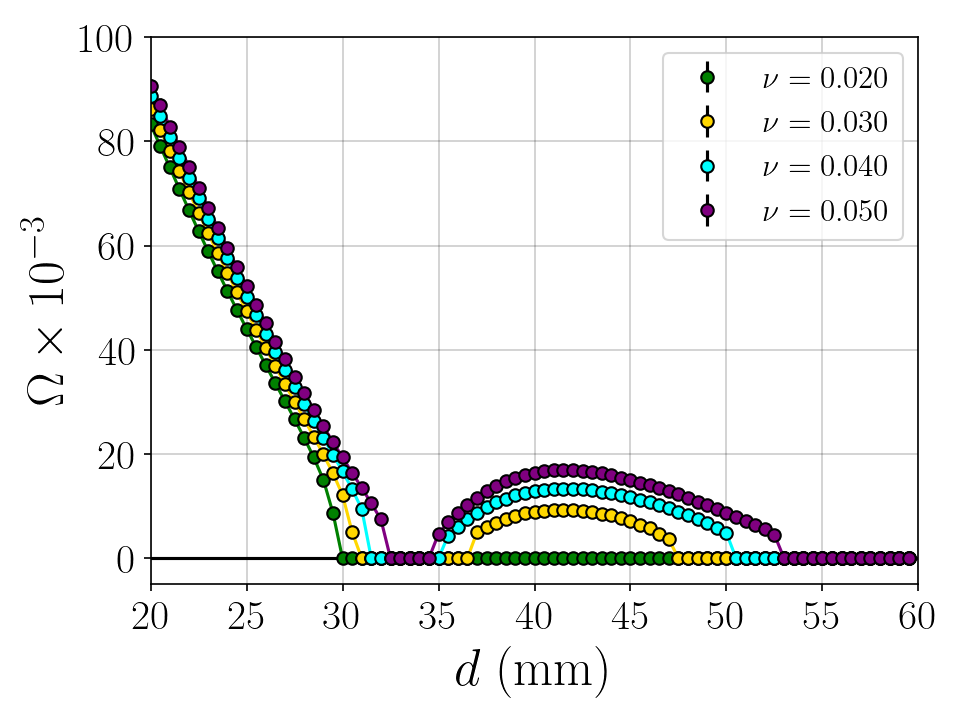

Here is the Python script that generated this plot:
from functions import *
from back_process import *
from time_integrators import *

if __name__ == '__main__':

    save_directory_01a = 'C:/mnustes_science/simulation_data/FD/PT_dimer/alpha=6.524/beta=1.000/mu=0.100/nu=0.020/sigma=6.000/gamma=0.185/analysis'
    save_directory_01b = 'C:/mnustes_science/simulation_data/FD/PT_dimer/alpha=6.524/beta=1.000/mu=0.100/nu=0.020/sigma=9.000/gamma=0.185/analysis'
    save_directory_01c = 'C:/mnustes_science/simulation_data/FD/PT_dimer/alpha=6.524/beta=1.000/mu=0.100/nu=0.020/sigma=12.000/gamma=0.185/analysis'
    save_directory_02 = 'C:/mnustes_science/simulation_data/FD/PT_dimer/alpha=6.524/beta=1.000/mu=0.100/nu=0.025/sigma=6.000/gamma=0.185/analysis'
    save_directory_03 = 'C:/mnustes_science/simulation_data/FD/PT_dimer/alpha=6.524/beta=1.000/mu=0.100/nu=0.030/sigma=6.000/gamma=0.185/analysis'
    save_directory_04 = 'C:/mnustes_science/simulation_data/FD/PT_dimer/alpha=6.524/beta=1.000/mu=0.100/nu=0.035/sigma=6.000/gamma=0.185/analysis'
    save_directory_05 = 'C:/mnustes_science/simulation_data/FD/PT_dimer/alpha=6.524/beta=1.000/mu=0.100/nu=0.040/sigma=6.000/gamma=0.185/analysis'
    save_directory_06 = 'C:/mnustes_science/simulation_data/FD/PT_dimer/alpha=6.524/beta=1.000/mu=0.100/nu=0.045/sigma=6.000/gamma=0.185/analysis'
    save_directory_07 = 'C:/mnustes_science/simulation_data/FD/PT_dimer/alpha=6.524/beta=1.000/mu=0.100/nu=0.050/sigma=6.000/gamma=0.185/analysis'

    save_directory_1000 = 'C:/mnustes_science/simulation_data/FD/PT_dimer/alpha=6.524/beta=1.000/mu=0.100/nu=0.100/sigma=16.000/gamma=0.240/analysis'

    distances_01a = np.loadtxt(save_directory_01a + '/dists.txt', delimiter=',')
    freqs_01a = np.loadtxt(save_directory_01a + '/freqs.txt', delimiter=',')
    #distances_02 = np.loadtxt(save_directory_02 + '/dists.txt', delimiter=',')
    #freqs_02 = np.loadtxt(save_directory_02 + '/freqs.txt', delimiter=',')
    distances_03 = np.loadtxt(save_directory_03 + '/dists.txt', delimiter=',')
    freqs_03 = np.loadtxt(save_directory_03 + '/freqs.txt', delimiter=',')
    #distances_04 = np.loadtxt(save_directory_04 + '/dists.txt', delimiter=',')
    #freqs_04 = np.loadtxt(save_directory_04 + '/freqs.txt', delimiter=',')
    distances_05 = np.loadtxt(save_directory_05 + '/dists.txt', delimiter=',')
    freqs_05 = np.loadtxt(save_directory_05 + '/freqs.txt', delimiter=',')
    #distances_06 = np.loadtxt(save_directory_06 + '/dists.txt', delimiter=',')
    #freqs_06 = np.loadtxt(save_directory_06 + '/freqs.txt', delimiter=',')
    distances_07 = np.loadtxt(save_directory_07 + '/dists.txt', delimiter=',')
    freqs_07 = np.loadtxt(save_directory_07 + '/freqs.txt', delimiter=',')

    #distances_01b = np.loadtxt(save_directory_01b + '/dists.txt', delimiter=',')
    #freqs_01b = np.loadtxt(save_directory_01b + '/freqs.txt', delimiter=',')
    #distances_01c = np.loadtxt(save_directory_01c + '/dists.txt', delimiter=',')
    #freqs_01c = np.loadtxt(save_directory_01c + '/freqs.txt', delimiter=',')
    #distances_1000 = np.loadtxt(save_directory_1000 + '/dists.txt', delimiter=',')
    #freqs_1000 = np.loadtxt(save_directory_1000 + '/freqs.txt', delimiter=',')
    #print(freqs_1000)


    alpha = 1
    plt.plot(distances_01a[::2], 2 * freqs_01a[::2, 0], color="green")
    plt.plot(distances_03[::2], 2 * freqs_03[::2, 0], color="gold")
    plt.plot(distances_05[::2], 2 * freqs_05[::2, 0], color="cyan")
    plt.plot(distances_07[::2], 2 * freqs_07[::2, 0], color="purple")


    plt.errorbar(distances_01a[::2], 2 * freqs_01a[::2, 0], freqs_01a[::2, 1], marker='o', ls='', ecolor="k", mec='black', color="green", label='$\\nu=0.020$', alpha=alpha)
    #plt.errorbar(distances_02, 2 * freqs_02[:, 0], freqs_02[:, 1], marker='o', ls='', ecolor="k", mec='black', color="purple", label='$\\nu=0.025$', alpha=alpha)
    plt.errorbar(distances_03[::2], 2 * freqs_03[::2, 0], freqs_03[::2, 1], marker='o', ls='', ecolor="k", mec='black', color="gold", label='$\\nu=0.030$', alpha=alpha)
    #plt.errorbar(distances_04, 2 * freqs_04[:, 0], freqs_04[:, 1], marker='o', ls='', ecolor="k", mec='black', color="red", label='$\\nu=0.035$', alpha=alpha)
    plt.errorbar(distances_05[::2], 2 * freqs_05[::2, 0], freqs_05[::2, 1], marker='o', ls='', ecolor="k", mec='black', color="cyan", label='$\\nu=0.040$', alpha=alpha)
    #plt.errorbar(distances_06, 2 * freqs_06[:, 0], freqs_06[:, 1], marker='o', ls='', ecolor="k", mec='black', color="blue", label='$\\nu=0.045$', alpha=alpha)
    plt.errorbar(distances_07[::2], 2 * freqs_07[::2, 0], freqs_07[::2, 1], marker='o', ls='', ecolor="k", mec='black', color="purple", label='$\\nu=0.050$', alpha=alpha)
    plt.hlines(0, 0, 60, colors="k")
    #plt.plot(distances_1000, freqs_1000[:, 0] / 200, color="purple", alpha=0.3)
    #plt.errorbar(distances_1000, freqs_1000[:, 0] / 200, freqs_1000[:, 1] / 200, marker='o', ls='', ecolor="k", mec='black', color="purple", label='$\\nu=0.32$', alpha=alpha)



    #plt.errorbar(distances_01a, 2 * freqs_01a[:, 0], freqs_01a[:, 1], marker='o', ls='', ecolor="k", mec='black', color="green", label='$\sigma_i=6\ \\textrm{mm}$', alpha=alpha)
    #plt.errorbar(distances_01b, 2 * freqs_01b[:, 0], freqs_01b[:, 1], marker='o', ls='', ecolor="k", mec='black', color="purple", label='$\sigma_i=9\ \\textrm{mm}$', alpha=alpha)
    #plt.errorbar(distances_01c, 2 * freqs_01c[:, 0], freqs_01c[:, 1], marker='o', ls='', ecolor="k", mec='black', color="gold", label='$\sigma_i=12\ \\textrm{mm}$', alpha=alpha)
    plt.xlabel('$d\ \\textrm{(mm)}$', fontsize=25)
    plt.ylabel('$\Omega \\times 10^{-3}$', fontsize=25)
    plt.xlim(20, 60)
    plt.ylim(-5, 100)
    plt.xticks(fontsize=20)
    plt.yticks(fontsize=20)
    plt.legend(fontsize=15, loc="upper right")
    plt.grid(color="k", alpha=0.2)
    plt.tight_layout()
    plt.savefig("freqs.png", dpi=150)
    #plt.savefig("period_windows.png", dpi=200)
    plt.close()